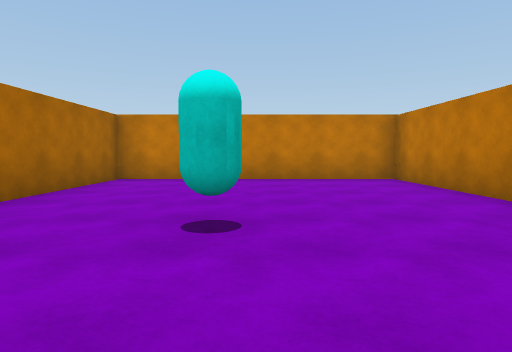
View 1 (above)

21 first-person views from a walk through a 3-D level made in the Unity game engine. The camera is 1.2 m above the floor, tilts 4° down and sees 75° across. Doors are open. The floor is counted in squares, 2 m on a side. Each view is taken from the middle of a square. On the plan, view 1 faces up. The plan holds only what a view shows up to about 10 squares ahead; the rest is blank. The place goes on beyond the plan.

View 2
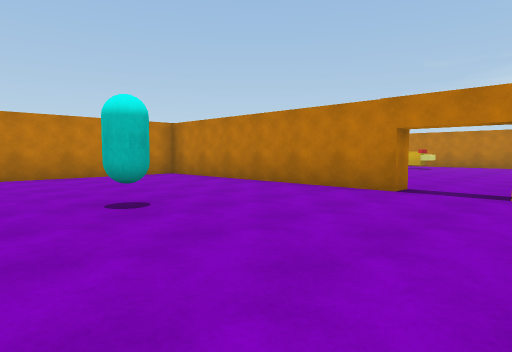

View 3
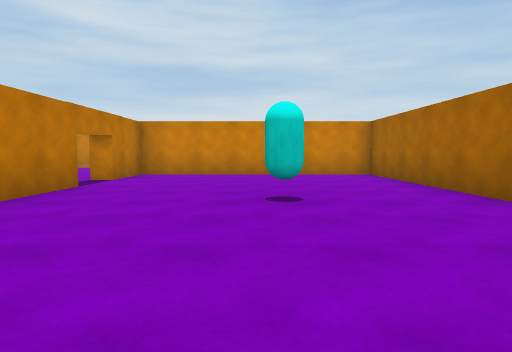

View 4
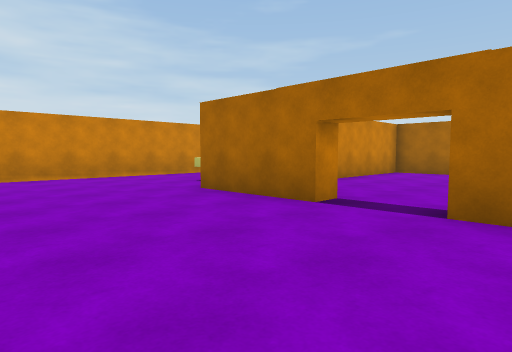

View 5
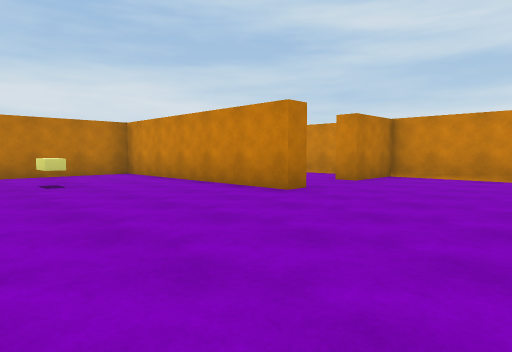

View 6
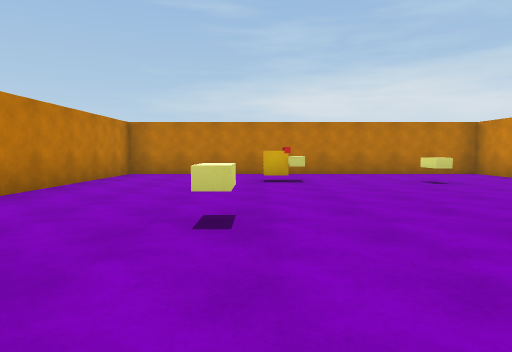

View 7
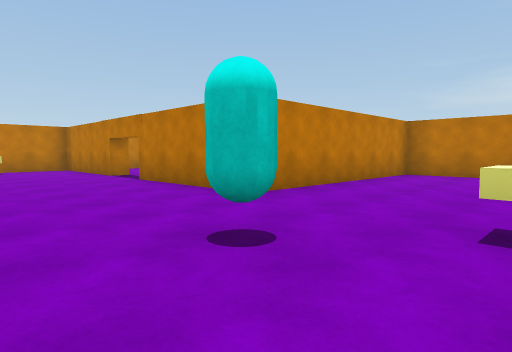

View 8
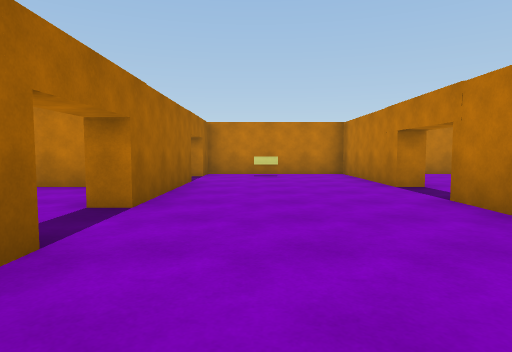

View 9
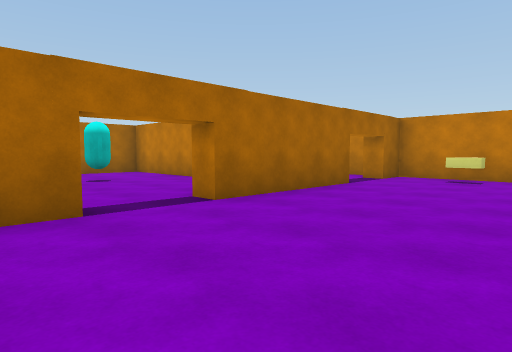

View 10
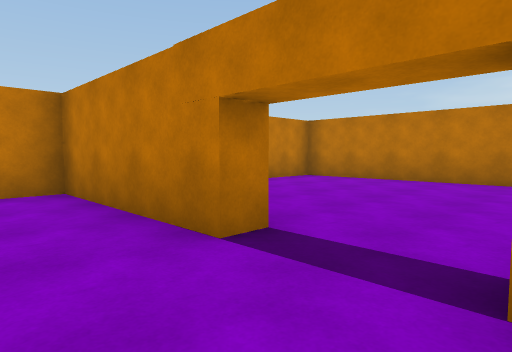

View 11
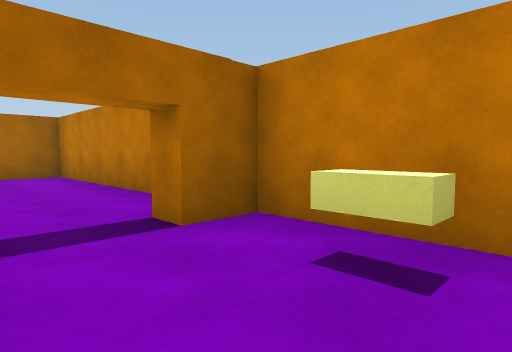

View 12
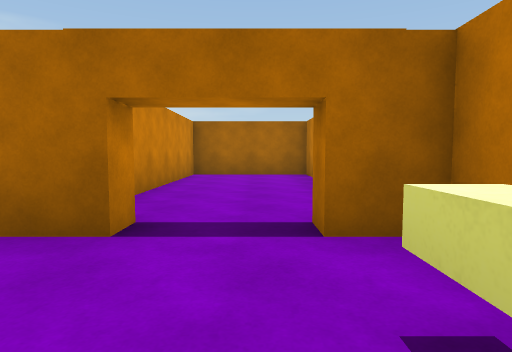

View 13
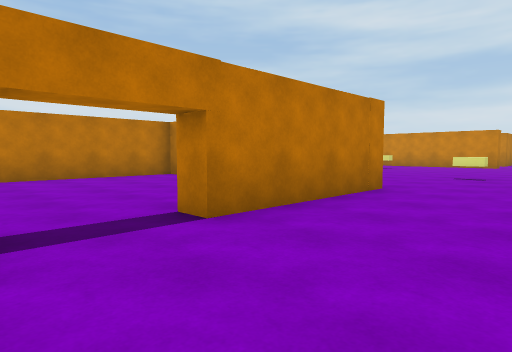

View 14
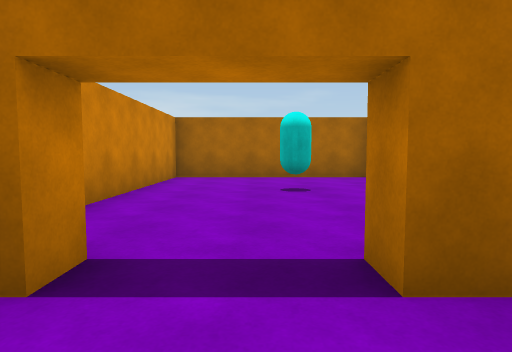

View 15
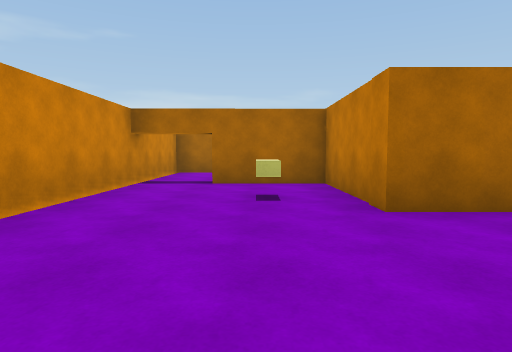

View 16
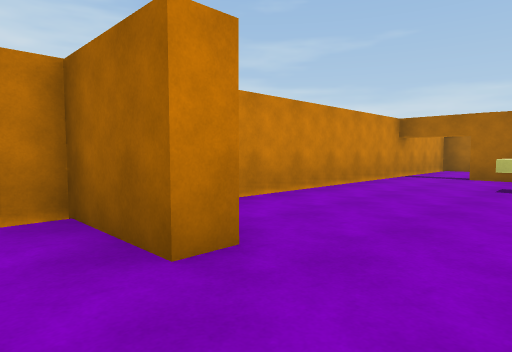

View 17
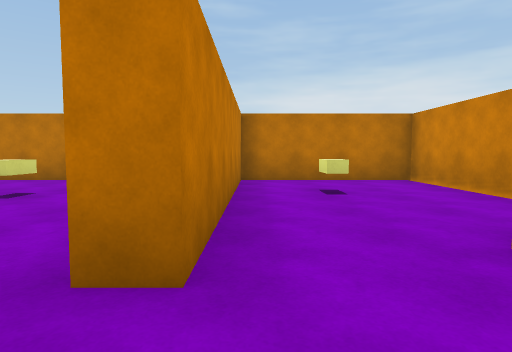

View 18
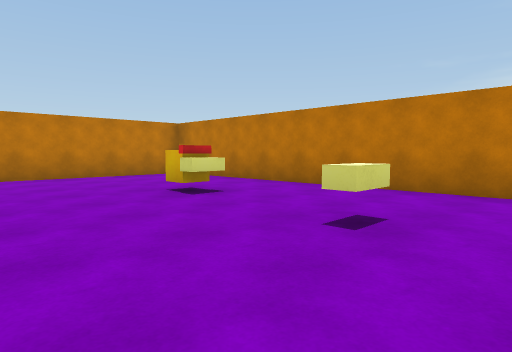

View 19
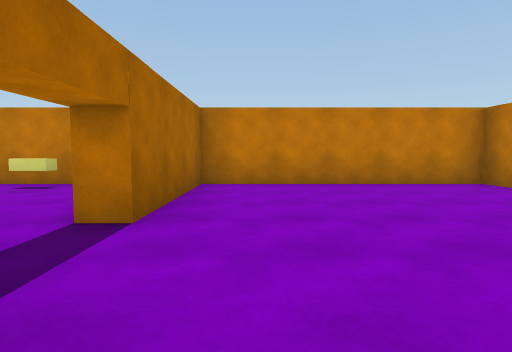

View 20
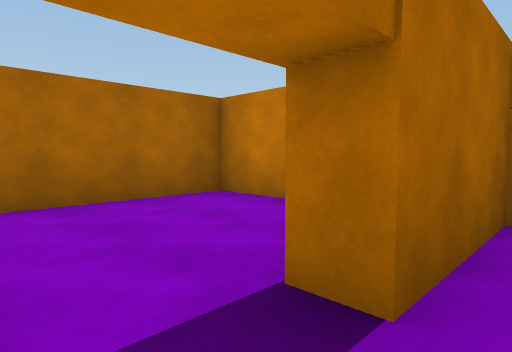

View 21
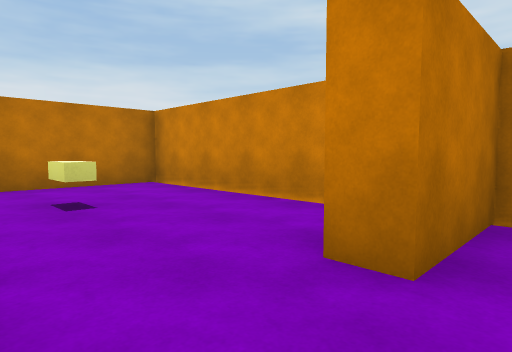

### Floor plan
Points are (right, up) in squares from view 1. A wall is a line through its corners. A room is listed if a view was taken in it or the views show most of it. See-through windows are left out.
Room 1 (views 1, 2, 3)
walls: (3.7, 1.1) (3.2, 1.1) (3.2, 7.5) (-3.1, 7.5) (-3.1, -2.2) (3.2, -2.2) (3.2, -0.3) (3.7, -0.3)
ways out: open door at (4, 0.5) to room 2
objects: cyan capsule (0, 3)
Room 2 (views 4, 5, 6, 7, 8, 9, 10, 11, 12, 13, 14, 15, 17, 18, 20, 21)
walls: (3.7, 1.6) (3.7, 1.1); (7.4, 7.5) (7.4, 11.2) (8, 11.2); (3.7, -0.3) (3.7, -2.7) (0.5, -2.7) (0.5, -4.8); (7.4, -2.7) (7.4, -2.2) (13.4, -2.2) (13.4, 7.5) (7.9, 7.5); (3.7, 9) (3.7, 8.4); (7.4, 12.8) (7.4, 16.4) (3.4, 16.4); (3.7, 14) (3.7, 10.6); (-0.1, -6.4) (7.4, -6.4) (7.4, -4.6); (3.7, 16.5) (3.7, 15.5)
ways out: open door at (4, 0.5) to room 1; opening at (8, -3.5) to room 3; open door at (8, 12) to room 4; open door at (4, 9.5) to room 5; opening at (4, 16) to room 6; open door at (4, 14.5) to room 6; open door at (0, -5.5) to room 7
objects: yellow block (3, -4); yellow block (5, 16); cyan capsule (6, 6); yellow block (7, 4); yellow block (11, 0); other object (11, 3)
Room 3 (view 16)
walls: (7.4, -4.6) (8.1, -4.6) (8.1, -6.4) (13.4, -6.4) (13.4, -2.7) (7.4, -2.7)
ways out: opening at (8, -3.5) to room 2
objects: yellow block (11, -4)
Room 4 (view 19)
walls: (13.4, 8) (13.4, 16.4) (8.1, 16.4) (8.1, 12.8)
ways out: open door at (8, 12) to room 2
Room 5 (no view inside)
walls: (3.1, 9) (3.7, 9); (2.1, 12.8) (-2.5, 12.8); (3.7, 10.6) (3.1, 10.6); (-3.1, 12.8) (-3.1, 8.1) (1.2, 8.1)
ways out: open door at (4, 9.5) to room 2
objects: cyan capsule (0, 11)
Room 6 (no view inside)
walls: (3.1, 14) (3.7, 14); (3.4, 16.4) (-3.1, 16.4) (-3.1, 13.3) (1.4, 13.3); (3.7, 15.5) (3.1, 15.5)
ways out: opening at (4, 16) to room 2; open door at (4, 14.5) to room 2
Room 7 (no view inside)
walls: (-1.8, -2.7) (-3.1, -2.7) (-3.1, -5.5); (-3.1, -6.4) (-0.1, -6.4)
ways out: open door at (0, -5.5) to room 2

Positions as (right, up) in squares from view 1, and headings:
1: (0, 0), facing up
2: (-2, -1), facing up-right
3: (0, 7), facing down
4: (7, 2), facing down-left
5: (4, 2), facing down-right
6: (4, 4), facing right
7: (4, 4), facing up-right
8: (5, 7), facing up
9: (7, 8), facing up-left
10: (6, 11), facing up-right
11: (6, 14), facing up-left
12: (6, 15), facing left
13: (5, 13), facing down-right
14: (5, 10), facing left
15: (7, -4), facing left
16: (9, -3), facing down-left
17: (6, -3), facing right
18: (8, -1), facing up-right
19: (9, 10), facing up
20: (1, -6), facing up-left
21: (7, -3), facing down-right
